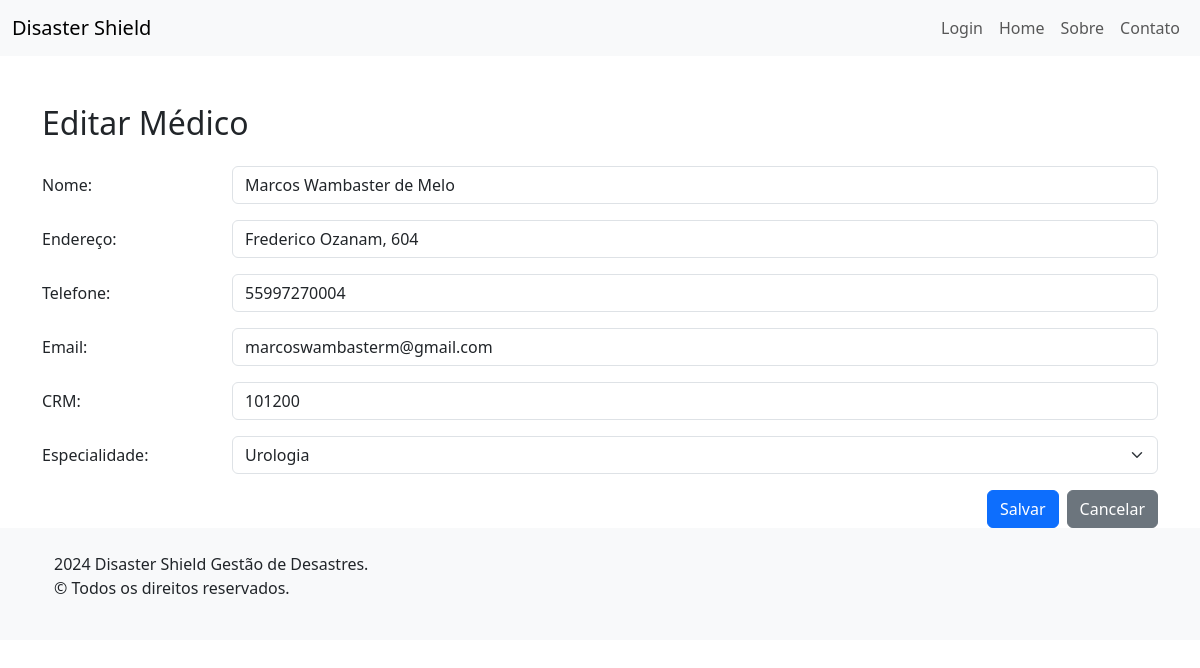
Screenshot of /voluntarios/medicos/editar/2/ with the database file from the repository.
### voluntarios/models.py (models this page shows, shortened)
class Voluntario(models.Model):
    nome = models.CharField(max_length=100)
    endereco = models.CharField(max_length=200)
    telefone = models.CharField(max_length=15)
    email = models.EmailField()
    class Meta:
        abstract = True

class Medico(Voluntario):
    crm = models.CharField(max_length=20)
    ESPECIALIDADES = [
        ('Cardiologia', 'Cardiologia'),
        ('Dermatologia', 'Dermatologia'),
        ('Ginecologia', 'Ginecologia'),
        ('Neurologia', 'Neurologia'),
        ('Ortopedia', 'Ortopedia'),
        ('Pediatria', 'Pediatria'),
        ('Psiquiatria', 'Psiquiatria'),
        ('Urologia', 'Urologia'),
    ]
    especialidade = models.CharField(
        max_length=50,
        choices=ESPECIALIDADES,
    )

### voluntarios/views.py (the view)
# urls.py: path('medicos/editar/<int:pk>/', views.EditarMedicoView.as_view(), name='editar_medico'),
class EditarMedicoView(UpdateView):
    model = Medico
    form_class = MedicoForm
    template_name = 'form_medico.html'
    success_url = reverse_lazy('lista_medicos')

### voluntarios/forms.py
class MedicoForm(forms.ModelForm):
    class Meta:
        model = Medico
        fields = ['nome', 'endereco', 'telefone', 'email', 'crm', 'especialidade']

### voluntarios/templates/form_medico.html (shortened to what this page needs)
{% extends "base.html" %}
{% block content %}
<div class="container mt-5">
    <h2 class="mb-4">{% if form.instance.pk %}Editar Médico{% else %}Adicionar Médico{% endif %}</h2>
    <form method="post">
        <div class="mb-3 row">
            <label for="nome" class="col-sm-2 col-form-label">Nome:</label>
            <div class="col-sm-10">
                <input type="text" class="form-control" id="nome" name="nome" value="{{ form.instance.nome }}" required>
            </div>
        </div>
        <div class="mb-3 row">
            <label for="endereco" class="col-sm-2 col-form-label">Endereço:</label>
            <div class="col-sm-10">
                <input type="text" class="form-control" id="endereco" name="endereco" value="{{ form.instance.endereco }}" required>
            </div>
        </div>
        <div class="mb-3 row">
            <label for="telefone" class="col-sm-2 col-form-label">Telefone:</label>
            <div class="col-sm-10">
                <input type="tel" class="form-control" id="telefone" name="telefone" value="{{ form.instance.telefone }}" required>
            </div>
        </div>
        <div class="mb-3 row">
            <label for="email" class="col-sm-2 col-form-label">Email:</label>
            <div class="col-sm-10">
                <input type="email" class="form-control" id="email" name="email" value="{{ form.instance.email }}" required>
            </div>
        </div>
        <div class="mb-3 row">
            <label for="crm" class="col-sm-2 col-form-label">CRM:</label>
            <div class="col-sm-10">
                <input type="text" class="form-control" id="crm" name="crm" value="{{ form.instance.crm }}" required>
            </div>
        </div>
        <div class="mb-3 row">
            <label for="especialidade" class="col-sm-2 col-form-label">Especialidade:</label>
            <div class="col-sm-10">
                <select class="form-select" id="especialidade" name="especialidade" required>
                    {% for key, value in form.fields.especialidade.choices %}
                        <option value="{{ key }}" {% if form.instance.especialidade == key %}selected{% endif %}>{{ value }}</option>
                    {% endfor %}
                </select>
            </div>
        </div>
        <div class="d-flex justify-content-end">
            <button type="submit" class="btn btn-primary me-2">Salvar</button>
            <a href="{% url 'lista_medicos' %}" class="btn btn-secondary">Cancelar</a>
        </div>
    </form>
</div>
{% endblock %}

### rows the page displays
Medico: nome "Marcos Wambaster de Melo", endereco "Frederico Ozanam, 604", telefone "55997270004", email "marcoswambasterm@gmail.com", crm "101200", especialidade "Urologia"
